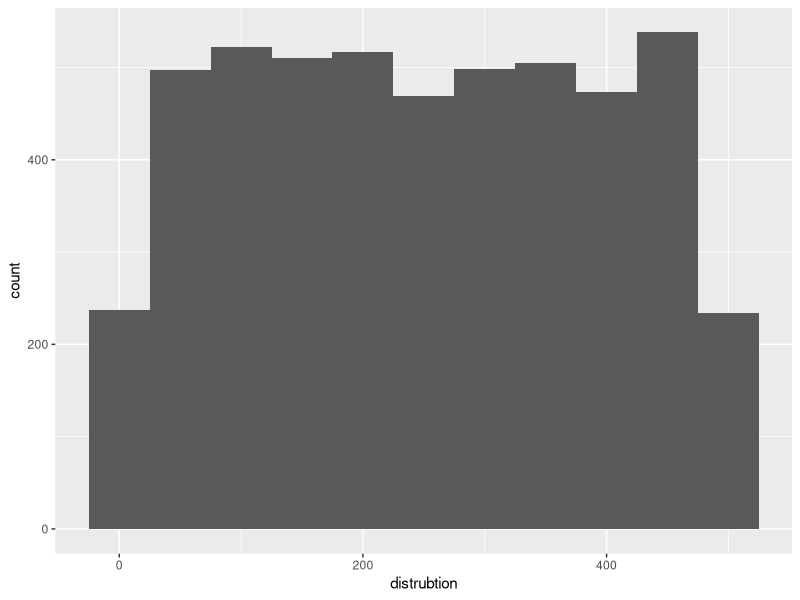

The R source for this figure:
library("ggplot2")



set.seed(NULL)

distrubtion <- runif(5000, 0, 500)
#print(distrubtion)

framed_data <- data.frame(
  distrubtion
)

distrubtion.mean <- mean(distrubtion)
distrubtion.sd <- sd(distrubtion)
print(distrubtion.mean)
print(distrubtion.sd)
plot1 <- ggplot(data = framed_data, aes(x = distrubtion)) +
  geom_histogram(binwidth = 50)
print(plot1)